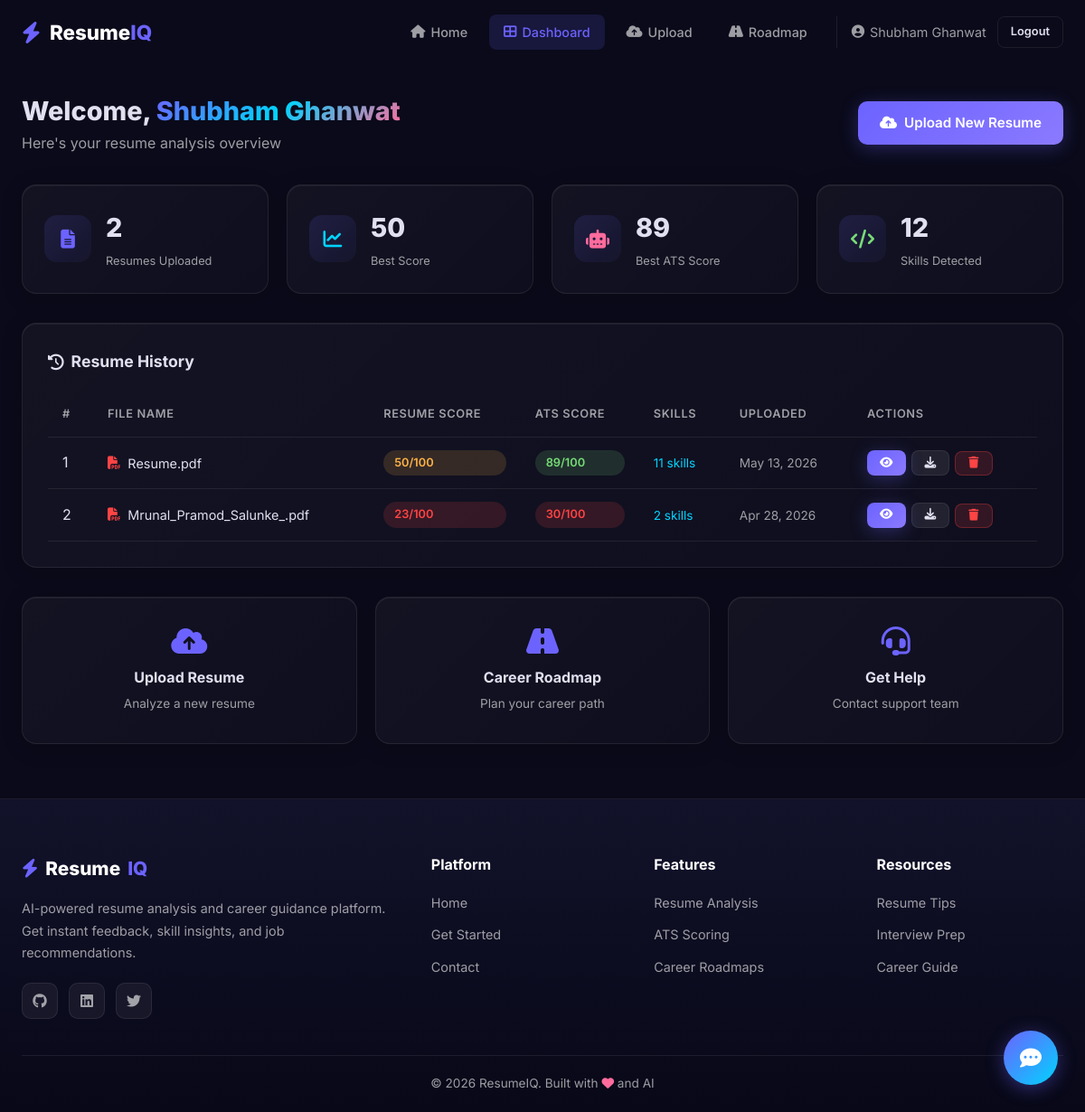
/dashboard (signed in), run on the app's committed database.
### models/models.py (models this page shows, shortened)
class User(UserMixin, db.Model):
    __tablename__ = 'users'
    id = db.Column(db.Integer, primary_key=True)
    name = db.Column(db.String(100), nullable=False)
    email = db.Column(db.String(120), unique=True, nullable=False)
    password = db.Column(db.String(256), nullable=False)
    role = db.Column(db.String(20), default='user')  # 'user' or 'admin'
    created_at = db.Column(db.DateTime, default=datetime.utcnow)
    resumes = db.relationship('Resume', backref='user', lazy=True, cascade='all, delete-orphan')

class Resume(db.Model):
    __tablename__ = 'resumes'
    id = db.Column(db.Integer, primary_key=True)
    user_id = db.Column(db.Integer, db.ForeignKey('users.id'), nullable=False)
    filename = db.Column(db.String(255), nullable=False)
    original_filename = db.Column(db.String(255), nullable=False)
    extracted_text = db.Column(db.Text)
    score = db.Column(db.Float, default=0)
    ats_score = db.Column(db.Float, default=0)
    analysis_data = db.Column(db.Text)  # JSON-encoded analysis results
    upload_date = db.Column(db.DateTime, default=datetime.utcnow)
    skills = db.relationship('Skill', backref='resume', lazy=True, cascade='all, delete-orphan')

### app.py (the view)
@app.route('/dashboard')
@login_required
def dashboard():
    resumes = Resume.query.filter_by(user_id=current_user.id)\
        .order_by(Resume.upload_date.desc()).all()
    return render_template('dashboard.html', resumes=resumes)

### app.py (called while the page is built)
@login_manager.user_loader
def load_user(user_id):
    return User.query.get(int(user_id))

### templates/dashboard.html (shortened to what this page needs)
{% extends 'base.html' %}
{% block content %}
<section class="dashboard-section">
    <div class="section-container">
        <div class="dashboard-header animate-fade-in">
            <div>
                <h1>Welcome, <span class="gradient-text">{{ current_user.name }}</span></h1>
                <p>Here's your resume analysis overview</p>
            </div>
            <a href="{{ url_for('upload') }}" class="btn btn-primary">
                <i class="fas fa-cloud-upload-alt"></i> Upload New Resume
            </a>
        </div>
        <div class="stats-grid animate-fade-in-up">
            <div class="stat-card glass-card">
                <div class="stat-icon" style="--accent: #6C63FF;">
                    <i class="fas fa-file-alt"></i>
                </div>
                <div class="stat-info">
                    <span class="stat-number">{{ resumes|length }}</span>
                    <span class="stat-label">Resumes Uploaded</span>
                </div>
            </div>
            <div class="stat-card glass-card">
                <div class="stat-icon" style="--accent: #00D4FF;">
                    <i class="fas fa-chart-line"></i>
                </div>
                <div class="stat-info">
                    {% if resumes %}
                    <span class="stat-number">{{ "%.0f"|format(resumes|map(attribute='score')|list|max if resumes else 0) }}</span>
                    {% else %}
                    <span class="stat-number">--</span>
                    {% endif %}
                    <span class="stat-label">Best Score</span>
                </div>
            </div>
            <div class="stat-card glass-card">
                <div class="stat-icon" style="--accent: #FF6B9D;">
                    <i class="fas fa-robot"></i>
                </div>
                <div class="stat-info">
                    {% if resumes %}
                    <span class="stat-number">{{ "%.0f"|format(resumes|map(attribute='ats_score')|list|max if resumes else 0) }}</span>
                    {% else %}
                    <span class="stat-number">--</span>
                    {% endif %}
                    <span class="stat-label">Best ATS Score</span>
                </div>
            </div>
            <div class="stat-card glass-card">
                <div class="stat-icon" style="--accent: #77DD77;">
                    <i class="fas fa-code"></i>
                </div>
                <div class="stat-info">
                    {% set total_skills = [] %}
                    <span class="stat-number">{{ total_skills|length }}</span>
                    <span class="stat-label">Skills Detected</span>
                </div>
            </div>
        </div>
        <div class="dashboard-content animate-fade-in-up delay-1">
            <div class="content-card glass-card">
                <div class="card-header">
                    <h3><i class="fas fa-history"></i> Resume History</h3>
                </div>
                {% if resumes %}
                <div class="table-responsive">
                    <table class="data-table">
                        <thead>
                            <tr>
                                <th>#</th>
                                <th>File Name</th>
                                <th>Resume Score</th>
                                <th>ATS Score</th>
                                <th>Skills</th>
                                <th>Uploaded</th>
                                <th>Actions</th>
                            </tr>
                        </thead>
                        <tbody>
                            {% for resume in resumes %}
                            <tr>
                                <td>{{ loop.index }}</td>
                                <td>
                                    <div class="file-name">
                                        <i class="fas fa-file-{% if resume.original_filename.endswith('.pdf') %}pdf{% else %}word{% endif %}"
                                           style="color: {% if resume.original_filename.endswith('.pdf') %}#ff4444{% else %}#4488ff{% endif %};"></i>
                                        {{ resume.original_filename|truncate(30) }}
                                    </div>
                                </td>
                                <td>
                                    <div class="score-badge {% if resume.score >= 70 %}score-high{% elif resume.score >= 40 %}score-mid{% else %}score-low{% endif %}">
                                        {{ "%.0f"|format(resume.score) }}/100
                                    </div>
                                </td>
                                <td>
                                    <div class="score-badge {% if resume.ats_score >= 70 %}score-high{% elif resume.ats_score >= 40 %}score-mid{% else %}score-low{% endif %}">
                                        {{ "%.0f"|format(resume.ats_score) }}/100
                                    </div>
                                </td>
                                <td>
                                    <span class="skill-count">{{ resume.skills|length }} skills</span>
                                </td>
                                <td>
                                    <span class="date-text">{{ resume.upload_date.strftime('%b %d, %Y') }}</span>
                                </td>
                                <td>
                                    <div class="action-buttons">
                                        <a href="{{ url_for('analysis', resume_id=resume.id) }}" class="btn btn-sm btn-primary" title="View Analysis">
                                            <i class="fas fa-eye"></i>
                                        </a>
                                        <a href="{{ url_for('download_report', resume_id=resume.id) }}" class="btn btn-sm btn-glass" title="Download Report">
                                            <i class="fas fa-download"></i>
                                        </a>
                                        <form method="POST" action="{{ url_for('delete_resume', resume_id=resume.id) }}" style="display:inline;"
                                              onsubmit="return confirm('Delete this resume?')">
                                            <button type="submit" class="btn btn-sm btn-danger" title="Delete">
                                                <i class="fas fa-trash"></i>
                                            </button>
                                        </form>
                                    </div>
                                </td>
                            </tr>
                            {% endfor %}
                        </tbody>
                    </table>
                </div>
                {% endif %}
            </div>
        </div>
        <div class="quick-actions animate-fade-in-up delay-2">
            <div class="action-card glass-card" onclick="window.location='{{ url_for('upload') }}'">
                <i class="fas fa-cloud-upload-alt"></i>
                <h4>Upload Resume</h4>
                <p>Analyze a new resume</p>
            </div>
            <div class="action-card glass-card" onclick="window.location='{{ url_for('career_roadmap') }}'">
                <i class="fas fa-road"></i>
                <h4>Career Roadmap</h4>
                <p>Plan your career path</p>
            </div>
            <div class="action-card glass-card" onclick="window.location='{{ url_for('contact') }}'">
                <i class="fas fa-headset"></i>
                <h4>Get Help</h4>
                <p>Contact support team</p>
            </div>
        </div>
    </div>
</section>
{% endblock %}

### templates/base.html (shortened to what this page needs)
<!DOCTYPE html>
<html lang="en" data-theme="dark">
<head>
    <link rel="stylesheet" href="https://cdnjs.cloudflare.com/ajax/libs/font-awesome/6.5.1/css/all.min.css">
    <link rel="stylesheet" href="{{ url_for('static', filename='css/style.css') }}?v=3">
</head>
<body>
    <nav class="navbar" id="mainNav">
        <div class="nav-container">
            <a href="{{ url_for('index') }}" class="nav-logo">
                <i class="fas fa-bolt"></i>
                <span>Resume<span class="logo-accent">IQ</span></span>
            </a>
            <ul class="nav-links" id="navLinks">
                <li><a href="{{ url_for('index') }}" class="nav-link {% if request.endpoint == 'index' %}active{% endif %}">
                    <i class="fas fa-home"></i> Home
                </a></li>
                {% if current_user.is_authenticated %}
                    <li><a href="{{ url_for('dashboard') }}" class="nav-link {% if request.endpoint == 'dashboard' %}active{% endif %}">
                        <i class="fas fa-th-large"></i> Dashboard
                    </a></li>
                    <li><a href="{{ url_for('upload') }}" class="nav-link {% if request.endpoint == 'upload' %}active{% endif %}">
                        <i class="fas fa-cloud-upload-alt"></i> Upload
                    </a></li>
                    <li><a href="{{ url_for('career_roadmap') }}" class="nav-link {% if request.endpoint == 'career_roadmap' %}active{% endif %}">
                        <i class="fas fa-road"></i> Roadmap
                    </a></li>
                    <li class="nav-user-section">
                        <span class="nav-user"><i class="fas fa-user-circle"></i> {{ current_user.name }}</span>
                        <a href="{{ url_for('logout') }}" class="btn btn-sm btn-outline">Logout</a>
                    </li>
                {% endif %}
            </ul>
        </div>
    </nav>
    <main>
        {% block content %}{% endblock %}
    </main>
    {% block footer %}
    <footer class="footer">
        <div class="footer-container">
            <div class="footer-grid">
                <div class="footer-brand">
                    <a href="{{ url_for('index') }}" class="footer-logo">
                        <i class="fas fa-bolt"></i> Resume<span>IQ</span>
                    </a>
                    <p>AI-powered resume analysis and career guidance platform. Get instant feedback, skill insights, and job recommendations.</p>
                    <div class="footer-socials">
                        <a href="#"><i class="fab fa-github"></i></a>
                        <a href="#"><i class="fab fa-linkedin"></i></a>
                        <a href="#"><i class="fab fa-twitter"></i></a>
                    </div>
                </div>
                <div class="footer-links-group">
                    <h4>Platform</h4>
                    <ul>
                        <li><a href="{{ url_for('index') }}">Home</a></li>
                        <li><a href="{{ url_for('signup') }}">Get Started</a></li>
                        <li><a href="{{ url_for('contact') }}">Contact</a></li>
                    </ul>
                </div>
                <div class="footer-links-group">
                    <h4>Features</h4>
                    <ul>
                        <li><a href="#">Resume Analysis</a></li>
                        <li><a href="#">ATS Scoring</a></li>
                        <li><a href="#">Career Roadmaps</a></li>
                    </ul>
                </div>
                <div class="footer-links-group">
                    <h4>Resources</h4>
                    <ul>
                        <li><a href="#">Resume Tips</a></li>
                        <li><a href="#">Interview Prep</a></li>
                        <li><a href="#">Career Guide</a></li>
                    </ul>
                </div>
            </div>
            <div class="footer-bottom">
                <p>&copy; 2026 ResumeIQ. Built with <i class="fas fa-heart" style="color: #ff6b9d;"></i> and AI</p>
            </div>
        </div>
    </footer>
    {% endblock %}
    <div class="chatbot-widget" id="chatbotWidget">
        <button class="chatbot-toggle" id="chatbotToggle" aria-label="Toggle chat">
            <i class="fas fa-comment-dots"></i>
        </button>
    </div>
</body>
</html>

### data on the page
User: name "Shubham Ghanwat"
Resume: original_filename "Resume.pdf", score "50", ats_score "89", skills|length "11", upload_date "May 13, 2026"
Resume: original_filename "Mrunal_Pramod_Salunke_.pdf", score "23", ats_score "30", skills|length "2", upload_date "Apr 28, 2026"

### other printed values
{{ resumes|length }} "2"
{{ total_skills|length }} "12"
